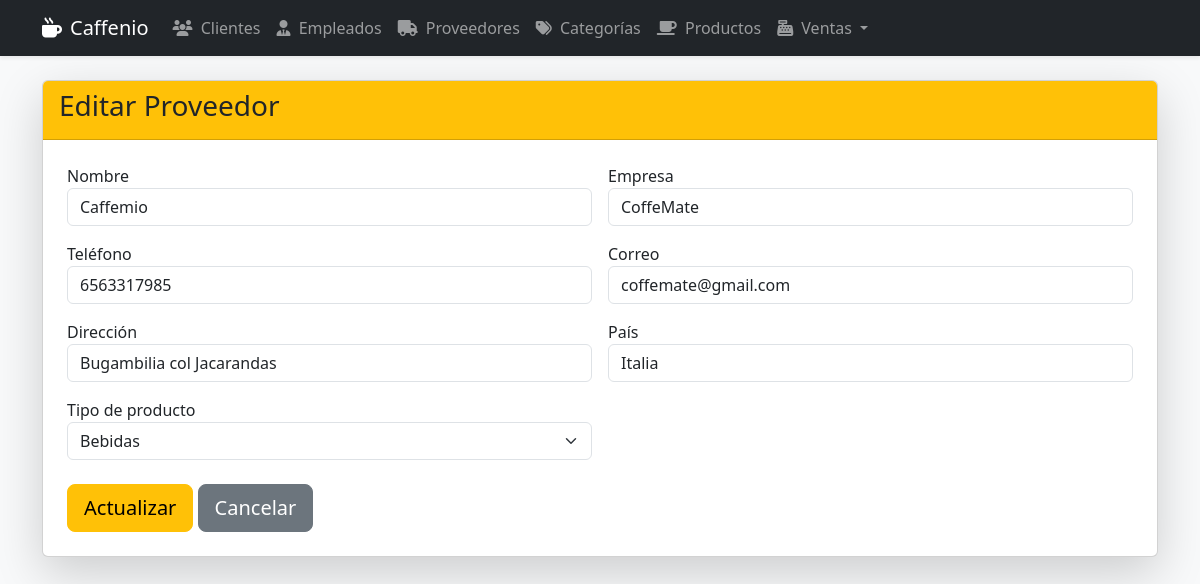
The page /proveedor/actualizar/1/ on the database its author committed.
### app_Caffenio/models.py (models this page shows, shortened)
class Proveedor(models.Model):
    nombre = models.CharField(max_length=100)
    empresa = models.CharField(max_length=100)
    telefono = models.CharField(max_length=20)
    correo = models.EmailField()
    direccion = models.CharField(max_length=200)
    pais = models.CharField(max_length=50)
    tipo_producto = models.CharField(max_length=50, choices=[('bebidas', 'Bebidas'), ('alimentos', 'Alimentos'), ('complementos', 'Complementos')])

### app_Caffenio/views.py (the view)
# urls.py: path('proveedor/actualizar/<int:id>/', views.actualizar_proveedor, name='actualizar_proveedor'),
def actualizar_proveedor(request, id):
    prov = get_object_or_404(Proveedor, id=id)
    return render(request, 'proveedor/actualizar_proveedor.html', {'proveedor': prov})

### app_Caffenio/templates/proveedor/actualizar_proveedor.html (shortened to what this page needs)
{% extends 'base.html' %}
{% block content %}
<div class="card shadow-lg mt-4">
    <div class="card-header bg-warning text-dark">
        <h3>Editar Proveedor</h3>
    </div>
    <div class="card-body p-4">
        <form method="post" action="{% url 'realizar_actualizacion_proveedor' proveedor.id %}">
            <div class="row g-3">
                <div class="col-md-6">
                    <label>Nombre</label>
                    <input type="text" name="nombre" class="form-control" value="{{ proveedor.nombre }}" required>
                </div>
                <div class="col-md-6">
                    <label>Empresa</label>
                    <input type="text" name="empresa" class="form-control" value="{{ proveedor.empresa }}" required>
                </div>
                <div class="col-md-6">
                    <label>Teléfono</label>
                    <input type="text" name="telefono" class="form-control" value="{{ proveedor.telefono }}" required>
                </div>
                <div class="col-md-6">
                    <label>Correo</label>
                    <input type="email" name="correo" class="form-control" value="{{ proveedor.correo }}" required>
                </div>
                <div class="col-md-6">
                    <label>Dirección</label>
                    <input type="text" name="direccion" class="form-control" value="{{ proveedor.direccion }}" required>
                </div>
                <div class="col-md-6">
                    <label>País</label>
                    <input type="text" name="pais" class="form-control" value="{{ proveedor.pais }}" required>
                </div>
                <div class="col-md-6">
                    <label>Tipo de producto</label>
                    <select name="tipo_producto" class="form-select">
                        <option value="bebidas" {% if proveedor.tipo_producto == 'bebidas' %}selected{% endif %}>Bebidas</option>
                    </select>
                </div>
            </div>
            <div class="mt-4">
                <button type="submit" class="btn btn-warning btn-lg">Actualizar</button>
                <a href="{% url 'ver_proveedores' %}" class="btn btn-secondary btn-lg">Cancelar</a>
            </div>
        </form>
    </div>
</div>
{% endblock %}

### rows shown on the page
Proveedor: nombre "Caffemio", empresa "CoffeMate", telefono "6563317985", correo "coffemate@gmail.com", direccion "Bugambilia col Jacarandas", pais "Italia", tipo_producto "Bebidas"
